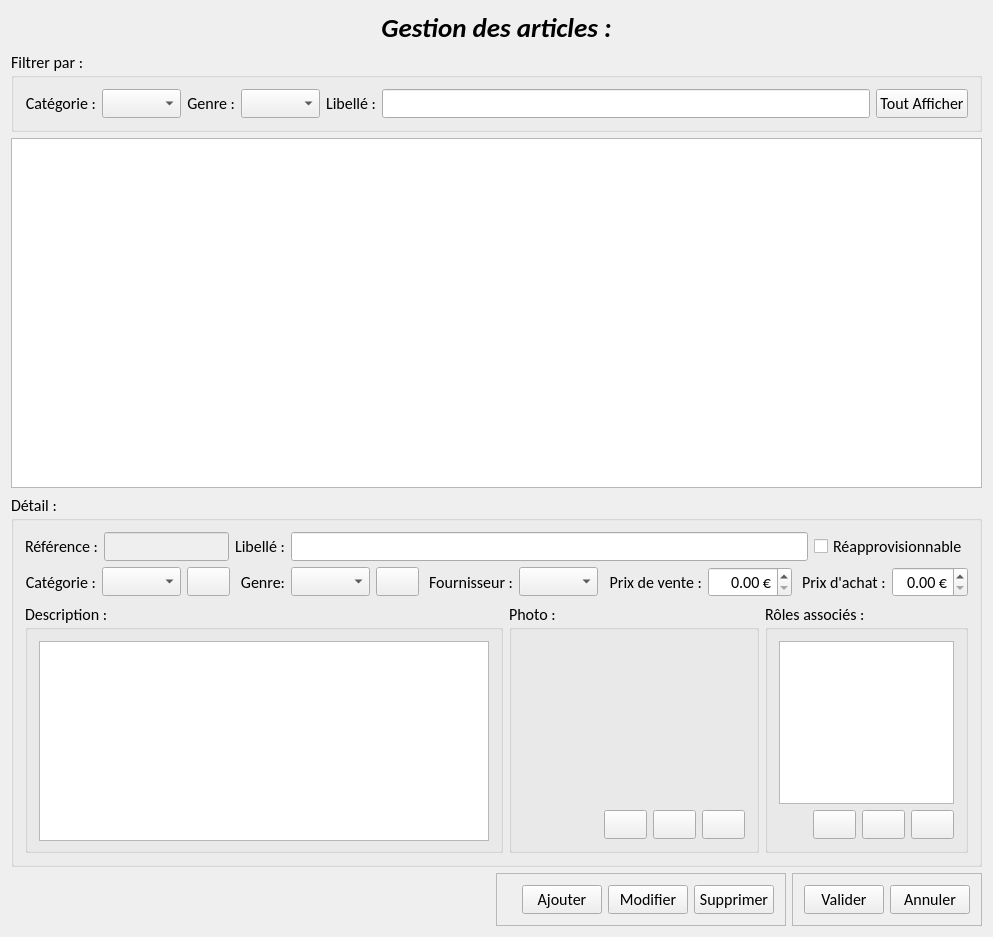
<?xml version="1.0" encoding="UTF-8"?>
<ui version="4.0">
 <class>GuiGestionArticle</class>
 <widget class="QWidget" name="GuiGestionArticle">
  <property name="geometry">
   <rect>
    <x>0</x>
    <y>0</y>
    <width>985</width>
    <height>930</height>
   </rect>
  </property>
  <property name="font">
   <font>
    <family>Calibri</family>
    <pointsize>12</pointsize>
   </font>
  </property>
  <property name="windowTitle">
   <string>GuiGestionArticle</string>
  </property>
  <layout class="QVBoxLayout" name="verticalLayout">
   <item>
    <widget class="QLabel" name="lblTitreArticle">
     <property name="font">
      <font>
       <family>Calibri</family>
       <pointsize>20</pointsize>
       <weight>75</weight>
       <italic>true</italic>
       <bold>true</bold>
      </font>
     </property>
     <property name="text">
      <string>Gestion des articles :</string>
     </property>
     <property name="alignment">
      <set>Qt::AlignCenter</set>
     </property>
     <property name="margin">
      <number>10</number>
     </property>
    </widget>
   </item>
   <item>
    <widget class="QGroupBox" name="gbFiltrer">
     <property name="title">
      <string>Filtrer par :</string>
     </property>
     <property name="flat">
      <bool>false</bool>
     </property>
     <property name="checkable">
      <bool>false</bool>
     </property>
     <layout class="QHBoxLayout" name="horizontalLayout">
      <item>
       <widget class="QLabel" name="lblFiltreCategorie">
        <property name="text">
         <string>Catégorie :</string>
        </property>
        <property name="alignment">
         <set>Qt::AlignRight|Qt::AlignTrailing|Qt::AlignVCenter</set>
        </property>
       </widget>
      </item>
      <item>
       <widget class="QComboBox" name="cbFiltreCategorie"/>
      </item>
      <item>
       <widget class="QLabel" name="lblFiltreGenre">
        <property name="text">
         <string>Genre :</string>
        </property>
        <property name="alignment">
         <set>Qt::AlignRight|Qt::AlignTrailing|Qt::AlignVCenter</set>
        </property>
       </widget>
      </item>
      <item>
       <widget class="QComboBox" name="cbFiltreGenre"/>
      </item>
      <item>
       <widget class="QLabel" name="lblFiltreLibelle">
        <property name="text">
         <string>Libellé :</string>
        </property>
        <property name="alignment">
         <set>Qt::AlignRight|Qt::AlignTrailing|Qt::AlignVCenter</set>
        </property>
       </widget>
      </item>
      <item>
       <widget class="QLineEdit" name="leFiltreLibelle"/>
      </item>
      <item>
       <widget class="QPushButton" name="btnToutAfficher">
        <property name="toolTip">
         <string>Permet de supprimer les filtres de façon à tout afficher.</string>
        </property>
        <property name="text">
         <string>Tout Afficher</string>
        </property>
        <property name="icon">
         <iconset resource="../../SeboApp.qrc">
          <normaloff>:/SeboApp/Resources/toutAfficher.png</normaloff>:/SeboApp/Resources/toutAfficher.png</iconset>
        </property>
        <property name="shortcut">
         <string/>
        </property>
        <property name="checkable">
         <bool>true</bool>
        </property>
        <property name="checked">
         <bool>false</bool>
        </property>
       </widget>
      </item>
     </layout>
    </widget>
   </item>
   <item>
    <widget class="QTableView" name="tvArticle">
     <property name="minimumSize">
      <size>
       <width>0</width>
       <height>350</height>
      </size>
     </property>
     <property name="editTriggers">
      <set>QAbstractItemView::NoEditTriggers</set>
     </property>
     <property name="alternatingRowColors">
      <bool>true</bool>
     </property>
     <property name="selectionMode">
      <enum>QAbstractItemView::SingleSelection</enum>
     </property>
     <property name="selectionBehavior">
      <enum>QAbstractItemView::SelectRows</enum>
     </property>
     <property name="sortingEnabled">
      <bool>true</bool>
     </property>
     <attribute name="horizontalHeaderStretchLastSection">
      <bool>true</bool>
     </attribute>
     <attribute name="verticalHeaderVisible">
      <bool>false</bool>
     </attribute>
    </widget>
   </item>
   <item>
    <widget class="QGroupBox" name="gbDetailArticle">
     <property name="title">
      <string>Détail :</string>
     </property>
     <layout class="QVBoxLayout" name="verticalLayout_3">
      <item>
       <layout class="QHBoxLayout" name="hlDetail1">
        <item>
         <widget class="QLabel" name="lblReference">
          <property name="text">
           <string>Référence :</string>
          </property>
          <property name="alignment">
           <set>Qt::AlignRight|Qt::AlignTrailing|Qt::AlignVCenter</set>
          </property>
         </widget>
        </item>
        <item>
         <widget class="QLineEdit" name="leReference">
          <property name="enabled">
           <bool>false</bool>
          </property>
          <property name="sizePolicy">
           <sizepolicy hsizetype="Preferred" vsizetype="Fixed">
            <horstretch>0</horstretch>
            <verstretch>0</verstretch>
           </sizepolicy>
          </property>
         </widget>
        </item>
        <item>
         <widget class="QLabel" name="lblLibelle">
          <property name="text">
           <string>Libellé :</string>
          </property>
          <property name="alignment">
           <set>Qt::AlignRight|Qt::AlignTrailing|Qt::AlignVCenter</set>
          </property>
         </widget>
        </item>
        <item>
         <widget class="QLineEdit" name="leSaisieLibelle"/>
        </item>
        <item>
         <widget class="QCheckBox" name="ckReapprovisionable">
          <property name="text">
           <string>Réapprovisionnable</string>
          </property>
         </widget>
        </item>
       </layout>
      </item>
      <item>
       <layout class="QHBoxLayout" name="hlDetail2">
        <item>
         <widget class="QLabel" name="lblCategorie">
          <property name="text">
           <string>Catégorie :</string>
          </property>
          <property name="alignment">
           <set>Qt::AlignRight|Qt::AlignTrailing|Qt::AlignVCenter</set>
          </property>
         </widget>
        </item>
        <item>
         <widget class="QComboBox" name="cbCategorie"/>
        </item>
        <item>
         <widget class="QPushButton" name="btnGererCategorie">
          <property name="toolTip">
           <string>Permet de gérer les catégories</string>
          </property>
          <property name="text">
           <string/>
          </property>
          <property name="icon">
           <iconset resource="../../SeboApp.qrc">
            <normaloff>:/SeboApp/Resources/modifier2.png</normaloff>:/SeboApp/Resources/modifier2.png</iconset>
          </property>
         </widget>
        </item>
        <item>
         <spacer name="horizontalSpacer_6">
          <property name="orientation">
           <enum>Qt::Horizontal</enum>
          </property>
          <property name="sizeHint" stdset="0">
           <size>
            <width>40</width>
            <height>20</height>
           </size>
          </property>
         </spacer>
        </item>
        <item>
         <widget class="QLabel" name="lblGenre">
          <property name="text">
           <string>Genre:</string>
          </property>
          <property name="alignment">
           <set>Qt::AlignRight|Qt::AlignTrailing|Qt::AlignVCenter</set>
          </property>
         </widget>
        </item>
        <item>
         <widget class="QComboBox" name="cbGenre"/>
        </item>
        <item>
         <widget class="QPushButton" name="btnGererGenre">
          <property name="toolTip">
           <string>Permet de gérer les genres</string>
          </property>
          <property name="text">
           <string/>
          </property>
          <property name="icon">
           <iconset resource="../../SeboApp.qrc">
            <normaloff>:/SeboApp/Resources/modifier2.png</normaloff>:/SeboApp/Resources/modifier2.png</iconset>
          </property>
         </widget>
        </item>
        <item>
         <spacer name="horizontalSpacer_5">
          <property name="orientation">
           <enum>Qt::Horizontal</enum>
          </property>
          <property name="sizeHint" stdset="0">
           <size>
            <width>40</width>
            <height>20</height>
           </size>
          </property>
         </spacer>
        </item>
        <item>
         <widget class="QLabel" name="lblFournisseur">
          <property name="text">
           <string>Fournisseur :</string>
          </property>
          <property name="alignment">
           <set>Qt::AlignRight|Qt::AlignTrailing|Qt::AlignVCenter</set>
          </property>
         </widget>
        </item>
        <item>
         <widget class="QComboBox" name="cbFournisseur"/>
        </item>
        <item>
         <spacer name="horizontalSpacer_7">
          <property name="orientation">
           <enum>Qt::Horizontal</enum>
          </property>
          <property name="sizeHint" stdset="0">
           <size>
            <width>40</width>
            <height>20</height>
           </size>
          </property>
         </spacer>
        </item>
        <item>
         <widget class="QLabel" name="lblPrixVente">
          <property name="text">
           <string>Prix de vente :</string>
          </property>
          <property name="alignment">
           <set>Qt::AlignRight|Qt::AlignTrailing|Qt::AlignVCenter</set>
          </property>
         </widget>
        </item>
        <item>
         <widget class="QDoubleSpinBox" name="dspPrixVente">
          <property name="enabled">
           <bool>true</bool>
          </property>
          <property name="alignment">
           <set>Qt::AlignRight|Qt::AlignTrailing|Qt::AlignVCenter</set>
          </property>
          <property name="suffix">
           <string> €</string>
          </property>
          <property name="maximum">
           <double>100.000000000000000</double>
          </property>
          <property name="singleStep">
           <double>5.000000000000000</double>
          </property>
         </widget>
        </item>
        <item>
         <spacer name="horizontalSpacer_8">
          <property name="orientation">
           <enum>Qt::Horizontal</enum>
          </property>
          <property name="sizeHint" stdset="0">
           <size>
            <width>40</width>
            <height>20</height>
           </size>
          </property>
         </spacer>
        </item>
        <item>
         <widget class="QLabel" name="lblPrixAchat">
          <property name="text">
           <string>Prix d'achat :</string>
          </property>
         </widget>
        </item>
        <item>
         <widget class="QDoubleSpinBox" name="dspPrixAchat">
          <property name="alignment">
           <set>Qt::AlignRight|Qt::AlignTrailing|Qt::AlignVCenter</set>
          </property>
          <property name="suffix">
           <string> €</string>
          </property>
          <property name="maximum">
           <double>50.000000000000000</double>
          </property>
          <property name="singleStep">
           <double>5.000000000000000</double>
          </property>
         </widget>
        </item>
       </layout>
      </item>
      <item>
       <layout class="QHBoxLayout" name="hlDetail3">
        <item>
         <spacer name="horizontalSpacer">
          <property name="orientation">
           <enum>Qt::Horizontal</enum>
          </property>
          <property name="sizeHint" stdset="0">
           <size>
            <width>40</width>
            <height>20</height>
           </size>
          </property>
         </spacer>
        </item>
        <item>
         <widget class="QGroupBox" name="gbDescription">
          <property name="maximumSize">
           <size>
            <width>16777215</width>
            <height>250</height>
           </size>
          </property>
          <property name="title">
           <string>Description :</string>
          </property>
          <layout class="QHBoxLayout" name="horizontalLayout_5">
           <item>
            <widget class="QTextEdit" name="teDescription">
             <property name="sizePolicy">
              <sizepolicy hsizetype="Preferred" vsizetype="Preferred">
               <horstretch>0</horstretch>
               <verstretch>0</verstretch>
              </sizepolicy>
             </property>
             <property name="minimumSize">
              <size>
               <width>450</width>
               <height>200</height>
              </size>
             </property>
             <property name="maximumSize">
              <size>
               <width>16777215</width>
               <height>16777215</height>
              </size>
             </property>
            </widget>
           </item>
          </layout>
         </widget>
        </item>
        <item>
         <spacer name="horizontalSpacer_3">
          <property name="orientation">
           <enum>Qt::Horizontal</enum>
          </property>
          <property name="sizeHint" stdset="0">
           <size>
            <width>40</width>
            <height>20</height>
           </size>
          </property>
         </spacer>
        </item>
        <item>
         <widget class="QGroupBox" name="gbPhoto">
          <property name="minimumSize">
           <size>
            <width>250</width>
            <height>0</height>
           </size>
          </property>
          <property name="maximumSize">
           <size>
            <width>461</width>
            <height>250</height>
           </size>
          </property>
          <property name="title">
           <string>Photo :</string>
          </property>
          <layout class="QVBoxLayout" name="verticalLayout_2">
           <item>
            <layout class="QHBoxLayout" name="horizontalLayout_4">
             <item>
              <spacer name="verticalSpacer">
               <property name="orientation">
                <enum>Qt::Vertical</enum>
               </property>
               <property name="sizeHint" stdset="0">
                <size>
                 <width>0</width>
                 <height>40</height>
                </size>
               </property>
              </spacer>
             </item>
             <item>
              <widget class="QLabel" name="lblPhoto">
               <property name="sizePolicy">
                <sizepolicy hsizetype="Preferred" vsizetype="Preferred">
                 <horstretch>0</horstretch>
                 <verstretch>0</verstretch>
                </sizepolicy>
               </property>
               <property name="minimumSize">
                <size>
                 <width>0</width>
                 <height>0</height>
                </size>
               </property>
               <property name="maximumSize">
                <size>
                 <width>250</width>
                 <height>250</height>
                </size>
               </property>
               <property name="sizeIncrement">
                <size>
                 <width>0</width>
                 <height>0</height>
                </size>
               </property>
               <property name="baseSize">
                <size>
                 <width>0</width>
                 <height>0</height>
                </size>
               </property>
               <property name="text">
                <string/>
               </property>
               <property name="textFormat">
                <enum>Qt::AutoText</enum>
               </property>
               <property name="scaledContents">
                <bool>false</bool>
               </property>
               <property name="alignment">
                <set>Qt::AlignCenter</set>
               </property>
               <property name="margin">
                <number>2</number>
               </property>
               <property name="indent">
                <number>0</number>
               </property>
              </widget>
             </item>
            </layout>
           </item>
           <item>
            <layout class="QHBoxLayout" name="hlBoutonsPhoto">
             <item>
              <spacer name="horizontalSpacer_10">
               <property name="orientation">
                <enum>Qt::Horizontal</enum>
               </property>
               <property name="sizeHint" stdset="0">
                <size>
                 <width>40</width>
                 <height>20</height>
                </size>
               </property>
              </spacer>
             </item>
             <item>
              <widget class="QPushButton" name="btnAjouterPhoto">
               <property name="toolTip">
                <string>Permet d'ajouter une photo</string>
               </property>
               <property name="text">
                <string/>
               </property>
               <property name="icon">
                <iconset resource="../../SeboApp.qrc">
                 <normaloff>:/SeboApp/Resources/add2.png</normaloff>:/SeboApp/Resources/add2.png</iconset>
               </property>
              </widget>
             </item>
             <item>
              <widget class="QPushButton" name="btnModifierPhoto">
               <property name="toolTip">
                <string>permet de modifier la photo</string>
               </property>
               <property name="text">
                <string/>
               </property>
               <property name="icon">
                <iconset resource="../../SeboApp.qrc">
                 <normaloff>:/SeboApp/Resources/modifier2.png</normaloff>:/SeboApp/Resources/modifier2.png</iconset>
               </property>
              </widget>
             </item>
             <item>
              <widget class="QPushButton" name="btnSupprimerPhoto">
               <property name="toolTip">
                <string>Permet de supprimer la photo</string>
               </property>
               <property name="text">
                <string/>
               </property>
               <property name="icon">
                <iconset resource="../../SeboApp.qrc">
                 <normaloff>:/SeboApp/Resources/delete2.png</normaloff>:/SeboApp/Resources/delete2.png</iconset>
               </property>
              </widget>
             </item>
            </layout>
           </item>
          </layout>
         </widget>
        </item>
        <item>
         <spacer name="horizontalSpacer_2">
          <property name="orientation">
           <enum>Qt::Horizontal</enum>
          </property>
          <property name="sizeHint" stdset="0">
           <size>
            <width>40</width>
            <height>20</height>
           </size>
          </property>
         </spacer>
        </item>
        <item>
         <widget class="QGroupBox" name="gbRoles">
          <property name="title">
           <string>Rôles associés :</string>
          </property>
          <layout class="QVBoxLayout" name="verticalLayout_4">
           <item>
            <widget class="QTableView" name="tvRoles">
             <property name="minimumSize">
              <size>
               <width>175</width>
               <height>0</height>
              </size>
             </property>
             <property name="editTriggers">
              <set>QAbstractItemView::NoEditTriggers</set>
             </property>
             <property name="alternatingRowColors">
              <bool>true</bool>
             </property>
             <property name="selectionMode">
              <enum>QAbstractItemView::SingleSelection</enum>
             </property>
             <property name="selectionBehavior">
              <enum>QAbstractItemView::SelectRows</enum>
             </property>
             <property name="showGrid">
              <bool>false</bool>
             </property>
             <attribute name="horizontalHeaderVisible">
              <bool>false</bool>
             </attribute>
             <attribute name="horizontalHeaderStretchLastSection">
              <bool>true</bool>
             </attribute>
             <attribute name="verticalHeaderVisible">
              <bool>false</bool>
             </attribute>
            </widget>
           </item>
           <item>
            <layout class="QHBoxLayout" name="hlBoutonsRoles">
             <item>
              <spacer name="horizontalSpacer_9">
               <property name="orientation">
                <enum>Qt::Horizontal</enum>
               </property>
               <property name="sizeHint" stdset="0">
                <size>
                 <width>40</width>
                 <height>20</height>
                </size>
               </property>
              </spacer>
             </item>
             <item>
              <widget class="QPushButton" name="btnAjouterRole">
               <property name="toolTip">
                <string>Permet d'ajouter un rôle</string>
               </property>
               <property name="text">
                <string/>
               </property>
               <property name="icon">
                <iconset resource="../../SeboApp.qrc">
                 <normaloff>:/SeboApp/Resources/add2.png</normaloff>:/SeboApp/Resources/add2.png</iconset>
               </property>
              </widget>
             </item>
             <item>
              <widget class="QPushButton" name="btnModifierRole">
               <property name="toolTip">
                <string>Permet de modifier un rôle</string>
               </property>
               <property name="text">
                <string/>
               </property>
               <property name="icon">
                <iconset resource="../../SeboApp.qrc">
                 <normaloff>:/SeboApp/Resources/modifier2.png</normaloff>:/SeboApp/Resources/modifier2.png</iconset>
               </property>
              </widget>
             </item>
             <item>
              <widget class="QPushButton" name="btnSupprimerRole">
               <property name="toolTip">
                <string>Permet de supprrimer un rôle</string>
               </property>
               <property name="text">
                <string/>
               </property>
               <property name="icon">
                <iconset resource="../../SeboApp.qrc">
                 <normaloff>:/SeboApp/Resources/delete2.png</normaloff>:/SeboApp/Resources/delete2.png</iconset>
               </property>
              </widget>
             </item>
            </layout>
           </item>
          </layout>
         </widget>
        </item>
       </layout>
      </item>
     </layout>
    </widget>
   </item>
   <item>
    <layout class="QHBoxLayout" name="hlBoutons">
     <item>
      <spacer name="horizontalSpacer_4">
       <property name="orientation">
        <enum>Qt::Horizontal</enum>
       </property>
       <property name="sizeHint" stdset="0">
        <size>
         <width>40</width>
         <height>20</height>
        </size>
       </property>
      </spacer>
     </item>
     <item>
      <widget class="QFrame" name="frGestion">
       <property name="frameShape">
        <enum>QFrame::StyledPanel</enum>
       </property>
       <property name="frameShadow">
        <enum>QFrame::Raised</enum>
       </property>
       <layout class="QHBoxLayout" name="horizontalLayout_2">
        <item>
         <widget class="QLabel" name="lblUrlPhoto">
          <property name="text">
           <string/>
          </property>
         </widget>
        </item>
        <item>
         <widget class="QPushButton" name="btnAjouter">
          <property name="text">
           <string>Ajouter</string>
          </property>
          <property name="icon">
           <iconset resource="../../SeboApp.qrc">
            <normaloff>:/SeboApp/Resources/add2.png</normaloff>:/SeboApp/Resources/add2.png</iconset>
          </property>
         </widget>
        </item>
        <item>
         <widget class="QPushButton" name="btnModifier">
          <property name="text">
           <string>Modifier</string>
          </property>
          <property name="icon">
           <iconset resource="../../SeboApp.qrc">
            <normaloff>:/SeboApp/Resources/modifier2.png</normaloff>:/SeboApp/Resources/modifier2.png</iconset>
          </property>
         </widget>
        </item>
        <item>
         <widget class="QPushButton" name="btnSupprimer">
          <property name="text">
           <string>Supprimer</string>
          </property>
          <property name="icon">
           <iconset resource="../../SeboApp.qrc">
            <normaloff>:/SeboApp/Resources/delete2.png</normaloff>:/SeboApp/Resources/delete2.png</iconset>
          </property>
         </widget>
        </item>
       </layout>
      </widget>
     </item>
     <item>
      <widget class="QFrame" name="frEdition">
       <property name="frameShape">
        <enum>QFrame::StyledPanel</enum>
       </property>
       <property name="frameShadow">
        <enum>QFrame::Raised</enum>
       </property>
       <layout class="QHBoxLayout" name="horizontalLayout_3">
        <item>
         <widget class="QPushButton" name="btnValider">
          <property name="text">
           <string>Valider</string>
          </property>
          <property name="icon">
           <iconset resource="../../SeboApp.qrc">
            <normaloff>:/SeboApp/Resources/valider.png</normaloff>:/SeboApp/Resources/valider.png</iconset>
          </property>
         </widget>
        </item>
        <item>
         <widget class="QPushButton" name="btnAnnuler">
          <property name="text">
           <string>Annuler</string>
          </property>
          <property name="icon">
           <iconset resource="../../SeboApp.qrc">
            <normaloff>:/SeboApp/Resources/Annuler.png</normaloff>:/SeboApp/Resources/Annuler.png</iconset>
          </property>
         </widget>
        </item>
       </layout>
      </widget>
     </item>
    </layout>
   </item>
  </layout>
 </widget>
 <layoutdefault spacing="6" margin="11"/>
 <resources>
  <include location="../../SeboApp.qrc"/>
 </resources>
 <connections/>
</ui>
